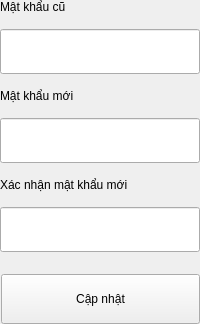
                                <widget class="QWidget" name="pageSecurity">
                                  <layout class="QVBoxLayout">
                                    <property name="spacing">
                                      <number>15</number>
                                    </property>
                                    <property name="margin">
                                      <number>0</number>
                                    </property>
                                    <item>
                                      <widget class="QLabel">
                                        <property name="text">
                                          <string>Mật khẩu cũ</string>
                                        </property>
                                        <property name="cssClass">
                                          <string>FormLabel</string>
                                        </property>
                                      </widget>
                                    </item>
                                    <item>
                                      <widget class="QLineEdit">
                                        <property name="cssClass">
                                          <string>FormInput</string>
                                        </property>
                                        <property name="minimumSize">
                                          <size>
                                            <width>0</width>
                                            <height>45</height>
                                          </size>
                                        </property>
                                        <property name="echoMode">
                                          <enum>QLineEdit::Password</enum>
                                        </property>
                                      </widget>
                                    </item>
                                    <item>
                                      <widget class="QLabel">
                                        <property name="text">
                                          <string>Mật khẩu mới</string>
                                        </property>
                                        <property name="cssClass">
                                          <string>FormLabel</string>
                                        </property>
                                      </widget>
                                    </item>
                                    <item>
                                      <widget class="QLineEdit">
                                        <property name="cssClass">
                                          <string>FormInput</string>
                                        </property>
                                        <property name="minimumSize">
                                          <size>
                                            <width>0</width>
                                            <height>45</height>
                                          </size>
                                        </property>
                                        <property name="echoMode">
                                          <enum>QLineEdit::Password</enum>
                                        </property>
                                      </widget>
                                    </item>
                                    <item>
                                      <widget class="QLabel">
                                        <property name="text">
                                          <string>Xác nhận mật khẩu mới</string>
                                        </property>
                                        <property name="cssClass">
                                          <string>FormLabel</string>
                                        </property>
                                      </widget>
                                    </item>
                                    <item>
                                      <widget class="QLineEdit">
                                        <property name="cssClass">
                                          <string>FormInput</string>
                                        </property>
                                        <property name="minimumSize">
                                          <size>
                                            <width>0</width>
                                            <height>45</height>
                                          </size>
                                        </property>
                                        <property name="echoMode">
                                          <enum>QLineEdit::Password</enum>
                                        </property>
                                      </widget>
                                    </item>
                                    <item>
                                      <spacer>
                                        <property name="orientation">
                                          <enum>Qt::Vertical</enum>
                                        </property>
                                      </spacer>
                                    </item>
                                    <item>
                                      <layout class="QHBoxLayout">
                                        <item>
                                          <spacer />
                                        </item>
                                        <item>
                                          <widget class="QPushButton">
                                            <property name="text">
                                              <string>Cập nhật</string>
                                            </property>
                                            <property name="cssClass">
                                              <string>BtnUpdate</string>
                                            </property>
                                            <property name="minimumSize">
                                              <size>
                                                <width>160</width>
                                                <height>50</height>
                                              </size>
                                            </property>
                                          </widget>
                                        </item>
                                      </layout>
                                    </item>
                                  </layout>
                                </widget>
